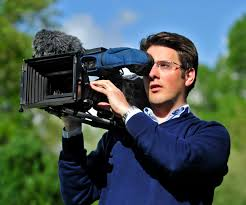
#> input picture src/resources/images/photography.jpg, 246 x 205 px
$ python translation.py
#> lines starting #> are read from the running program, lines starting #| are printed output that depends on the picture
import cv2
import numpy as np
from src.basic import imageInfo

image = cv2.imread(imageInfo.photographyImage)
#> image is the input picture: shape (205, 246, 3); mean B, G, R 84.6, 88.1, 70

# #store height and width of the image
height, width = image.shape[:2]
#> height = 205; width = 246

quarterHeight, quarterWidth = height/4, width/8
#> quarterHeight = 51.25; quarterWidth = 30.75

#         [1 0 Tx]
# T =     [0 1 Ty]

#T is our translation mmtrix
T = np.float_([[1,0,quarterWidth],[0,1,quarterHeight]])
#> T = [[1, 0, 30.75], [0, 1, 51.25]]
# T = np.float_([[1,-1,quarterWidth],[0,1,quarterHeight]])


imgTranslation = cv2.warpAffine(image,T,(width,height))
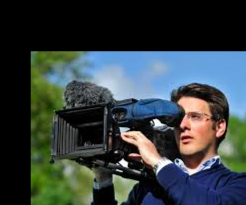
#> imgTranslation: shape (205, 246, 3); mean B, G, R 65.6, 64.3, 54
cv2.imshow("Main image", image)
cv2.imshow("Translation", imgTranslation)
cv2.waitKey()
cv2.destroyAllWindows()

print(T)
#| [[ 1.    0.   30.75]
#|  [ 0.    1.   51.25]]
